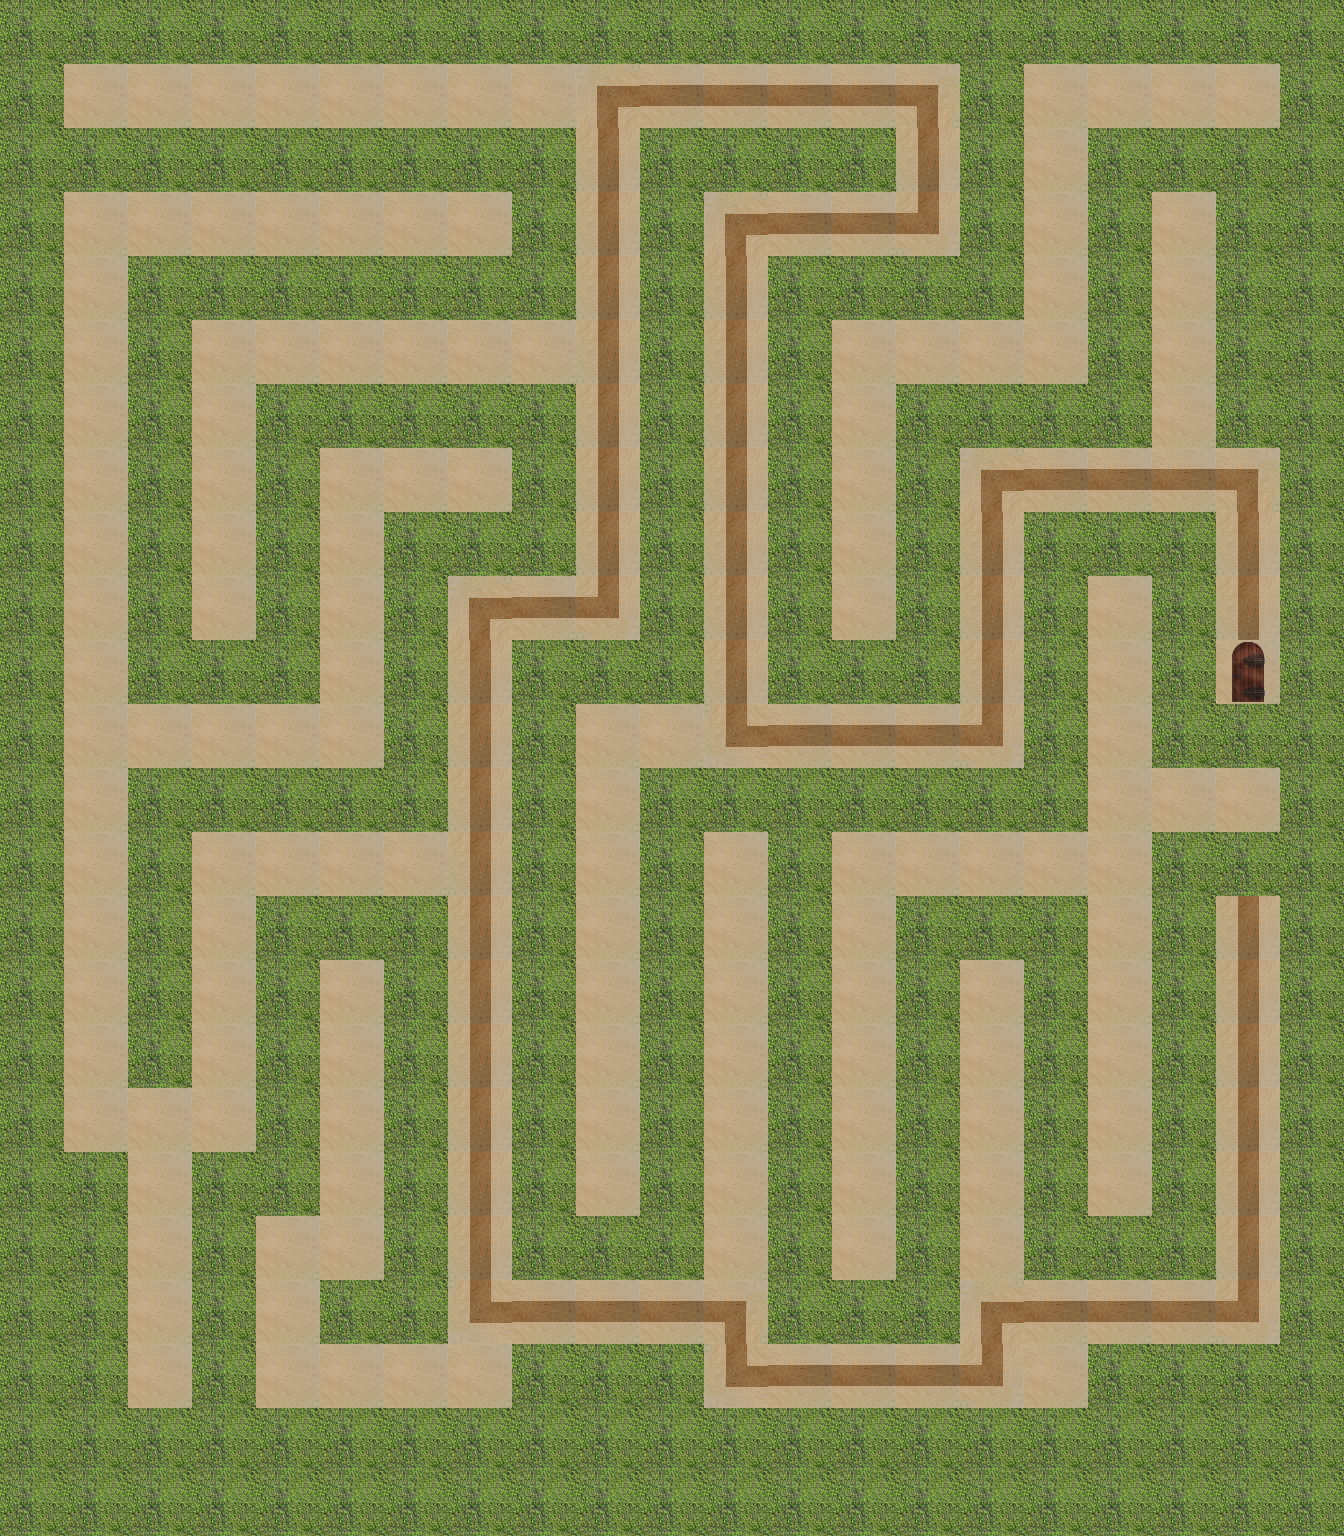

A level layout from a 2D game, rendered from its tile map. Below: a short description, then the map file with tile-grid data replaced by summaries:
An orthogonal 21x24 tile map with 64x64 px tiles, 4 tile layers (path, wall, hint, end), 1 hidden layer not drawn.

<map version="1.0" orientation="orthogonal" renderorder="right-down" width="21" height="24" tilewidth="64" tileheight="64">
 <properties>
  <property name="bestTimePossible" value="23" />
  <property name="viewSize" value="5" />
 </properties>
 <tileset firstgid="1" name="sandbush" tilewidth="64" tileheight="64">
  <image source="sandbush.png" width="256" height="192" />
 </tileset>
 <layer name="path" width="21" height="24">
  <data>[504 cells, 211 non-empty, 1 distinct tile ids]</data>
 </layer>
 <layer name="wall" width="21" height="24">
  <data>[504 cells, 293 non-empty, 1 distinct tile ids]</data>
 </layer>
 <layer name="hint" width="21" height="24">
  <data>[504 cells, 74 non-empty, 6 distinct tile ids]</data>
 </layer>
 <layer name="start" width="21" height="24" visible="0">
  <data>[504 cells, 1 non-empty, 1 distinct tile ids]</data>
 </layer>
 <layer name="end" width="21" height="24">
  <data>[504 cells, 1 non-empty, 1 distinct tile ids]</data>
 </layer>
</map>
